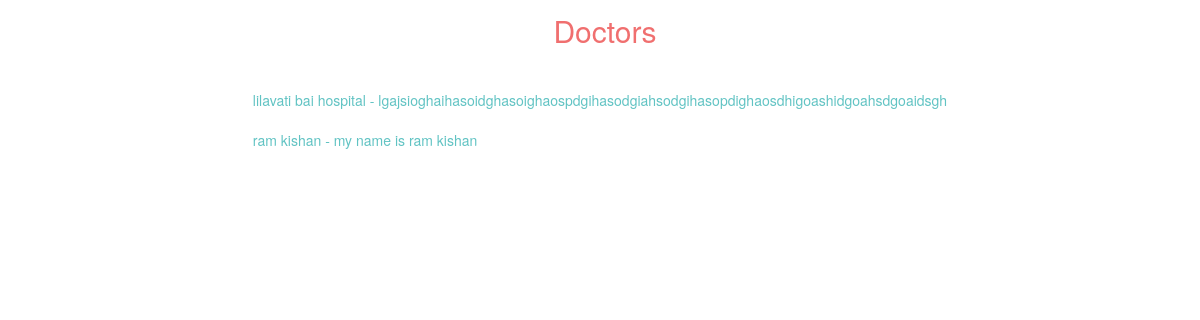
The app's page /medimode/catalogue/doctor (signed in) with its own data.
### medimode/models/user_models.py (models this page shows, shortened)
class Individual(Profile):
	proof_of_identity = models.OneToOneField(Document, on_delete=models.RESTRICT, related_name="poi_%(class)s")
	proof_of_address = models.OneToOneField(Document, on_delete=models.RESTRICT, related_name="poa_%(class)s")
	class Meta:
		abstract = True

class Doctor(Individual):
	medical_license = models.OneToOneField(Document, on_delete=models.RESTRICT, related_name="owner_doctor")

class Profile(models.Model):
	user = models.OneToOneField(User, on_delete=models.CASCADE, related_name='%(class)s')
	bio = models.TextField(max_length=500, blank=True)
	approved = models.BooleanField(default=False)
	@property
	def full_name(self):
		return self.user.first_name + " " + self.user.last_name

class User(AbstractUser):
	class UserRoleChoices(TextChoices):
		PATIENT = "patient"
		DOCTOR = "doctor"
		HOSPITAL = "hospital"
		PHARMACY = "pharmacy"
		INSURANCE = "insurance"
	role = models.TextField(choices=UserRoleChoices.choices, null=True)
	OTP_seed = encrypt(models.TextField(default=gen_otpseed))

### medimode/views.py (the view)
# urls.py: path('catalogue/<str:category>', views.Catalogue.as_view(), name='catalogue'),
class Catalogue(AuthListView):
	template_name = "medimode/catalogue_list.html"
	def get_queryset(self):
		cat = str_to_model(self.kwargs['category'])
		if cat is None:
			raise Http404()
		return cat.objects.all()
	def get_context_data(self, *, object_list=None, **kwargs):
		cat = str_to_model(self.kwargs['category'])
		ctx = super().get_context_data(object_list=object_list, kwargs=kwargs)
		ctx['model'] = self.kwargs['category'].title()
		ctx['model_plural'] = cat._meta.verbose_name_plural.title()
		ctx['is_org'] = (self.kwargs['category'] in ('hospital', 'pharmacy', 'insurance'))
		return ctx

### medimode/views.py (called while the page is built)
def str_to_model(model_name):
	return model_mapping.get(model_name)

### medimode/views_base.py (called while the page is built)
	def test_func(self):
		return self.request.user.profile.approved

### templates/medimode/catalogue_list.html (shortened to what this page needs)
{% load static %}
<!DOCTYPE html>
<html lang="en">
<head>
    <link rel="stylesheet" href="https://maxcdn.bootstrapcdn.com/bootstrap/3.4.1/css/bootstrap.min.css">
    <link href="{% static 'home.css' %}" rel="stylesheet" />
</head>
<body>
    {% block content %}
    <h2 class="text-center">{{ model_plural }}</h2>
    <br>
    <br>
        <div class="centre">
            <ul>
            {% for user in object_list %}
                {% if model == "Hospital" %}
                <li><a href="/medimode/hospital/{{ user.id }}">{{ user.full_name }} - {{ user.bio }}</a></li><br>
                {% elif model == "Doctor" %}
                <li><a href="/medimode/doctor/{{ user.id }}">{{ user.full_name }} - {{ user.bio }}</a></li><br>
                {% elif model == "Insurance" %}
                <li><a href="/medimode/insurance/{{ user.id }}">{{ user.full_name }} - {{ user.bio }}</a><br></li><br>
                {% elif model == "Pharmacy" %}
                <li><a href="/medimode/pharmacy/{{ user.id }}">{{ user.full_name }} - {{ user.bio }}</a><br></li><br>
                {% endif %}
            {% endfor %}
        </ul>
        </div>
    {% endblock %}
</body>
</html>

### static/home.css (style rules this page uses)
a { margin-left: 10px; margin-right: 10px; color: rgba(93, 193, 193, 0.973); }
.centre { display: flex; justify-content: center; align-items: center; }
ul { list-style-type: none; padding: 0; margin: 0; }
h2 { justify-content: center; align-items: center; display: flex; height: 2rem; margin-left: 1rem; color: rgb(240, 111, 111); text-align: center; }

### records on screen
Doctor: full_name "lilavati bai hospital", bio "lgajsioghaihasoidghasoighaospdgihasodgiahsodgihasopdighaosdhigoashidgoahsdgoaidsgh"
Doctor: full_name "ram kishan", bio "my name is ram kishan"

### other values on screen
{{ model_plural }} "Doctors"
